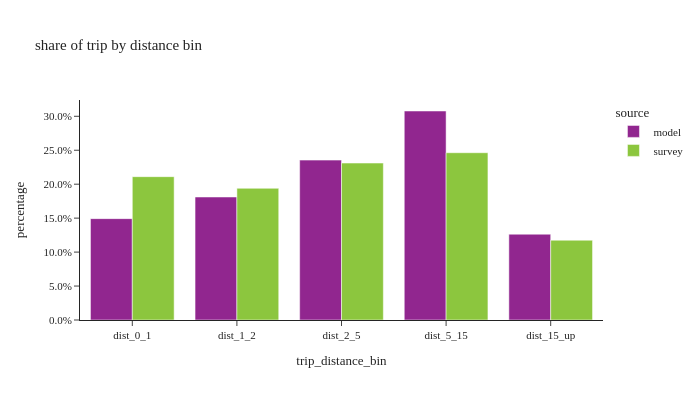

The notebook cell saved with this chart:
### Code cell
util.plot_share_barchart(trip_data, 'trip_weight', 'trip_distance_bin', title="share of trip by distance bin")

### Figure 1 — Plotly figure (JSON) as saved in the notebook; plotly's stock layout.template omitted (floating-point values rounded to 4 significant figures)
{"data": [{"alignmentgroup": "True", "customdata": [[1863304], [2261118], [2939002], [3842042], [1577207]], "hovertemplate": "source=model<br>trip_distance_bin=%{x}<br>percentage=%{y}<br>sample_size=%{customdata[0]}<extra></extra>", "legendgroup": "model", "marker": {"color": "#91268F", "pattern": {"shape": ""}}, "name": "model", "offsetgroup": "model", "orientation": "v", "showlegend": true, "textposition": "auto", "type": "bar", "x": ["dist_0_1", "dist_1_2", "dist_2_5", "dist_5_15", "dist_15_up"], "xaxis": "x", "y": [0.1493, 0.1811, 0.2354, 0.3078, 0.1264], "yaxis": "y"}, {"alignmentgroup": "True", "customdata": [[11518], [6980], [9080], [7853], [3289]], "hovertemplate": "source=survey<br>trip_distance_bin=%{x}<br>percentage=%{y}<br>sample_size=%{customdata[0]}<extra></extra>", "legendgroup": "survey", "marker": {"color": "#8CC63E", "pattern": {"shape": ""}}, "name": "survey", "offsetgroup": "survey", "orientation": "v", "showlegend": true, "textposition": "auto", "type": "bar", "x": ["dist_0_1", "dist_1_2", "dist_2_5", "dist_5_15", "dist_15_up"], "xaxis": "x", "y": [0.2111, 0.1939, 0.2311, 0.2463, 0.1175], "yaxis": "y"}], "layout": {"barmode": "group", "height": 400, "legend": {"title": {"text": "source"}, "tracegroupgap": 0}, "title": {"text": "share of trip by distance bin"}, "width": 700, "xaxis": {"anchor": "y", "domain": [0.0, 1.0], "title": {"text": "trip_distance_bin"}}, "yaxis": {"anchor": "x", "domain": [0.0, 1.0], "tickformat": ".1%", "title": {"text": "percentage"}}}}
